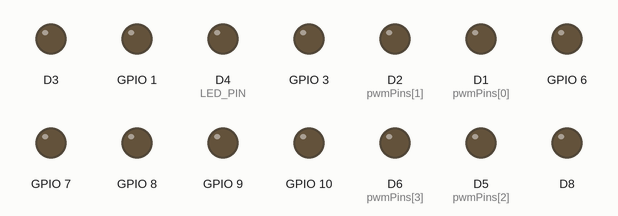
The sketch below on a simulated ESP8266 (NodeMCU). On the bench: output pins drawn as LEDs (lit = HIGH). A WiFi scan finds three made-up networks; EEPROM starts erased; what the sketch prints to the serial monitor is not drawn.

Above: at 0.0 s.
At 4.6 s:
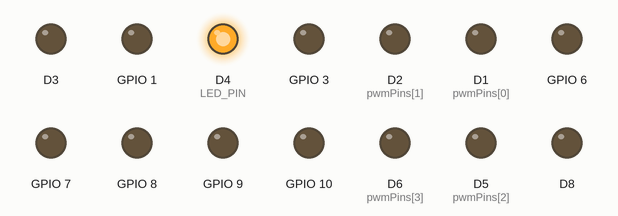
At 5.5 s:
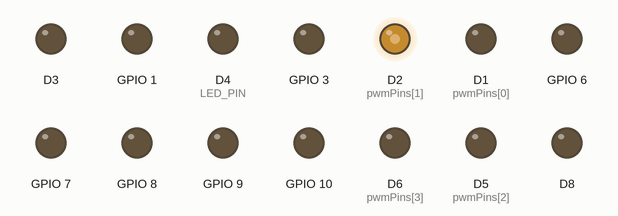
Timing chart, 0 to 7.2 s (numbered marks = the images above):
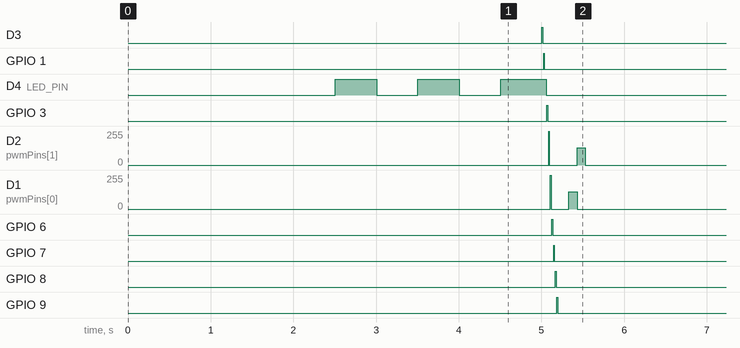

The sketch:

ESP8266.ino
````cpp
/*
  =========================================================
  ESP8266 Full Self-Diagnostic Test
  =========================================================

  Description:
  This program performs a **comprehensive self-diagnostic test**
  on an **ESP8266** to verify the functionality of key components, including:

  ✅ Serial Communication
  ✅ Built-in LED (GPIO2)
  ✅ Digital I/O Pins (GPIO0 - GPIO15)
  ✅ Analog Input (A0)
  ✅ PWM Outputs (D1, D2, D5, D6)
  ✅ EEPROM Read/Write (Flash emulated)
  ✅ SPI Communication (Requires external SPI device)
  ✅ I2C Communication (Requires external I2C device)
  ✅ WiFi Connectivity (Basic connection test)
  ✅ Voltage Level Check (Requires connection to A0)

  =========================================================
  📌 FIRST-TIME SETUP: Using ESP8266 with Arduino IDE
  =========================================================
  1️⃣ **Install ESP8266 Board Support in Arduino IDE**
     - Open **Arduino IDE**.
     - Go to **File** → **Preferences**.
     - In the **"Additional Board Manager URLs"**, add:
       ```
       http://arduino.esp8266.com/stable/package_esp8266com_index.json
       ```
     - Click **OK**, then go to **Tools** → **Board** → **Boards Manager**.
     - Search for **"ESP8266"** and install **ESP8266 by ESP8266 Community**.

  2️⃣ **Select the Correct Board in Arduino IDE**
     - Go to **Tools** → **Board** → **ESP8266 Boards**.
     - Select your board (e.g., **NodeMCU 1.0 (ESP-12E)**, **Generic ESP8266 Module**).
     - **Flash Size:** 4MB (or based on your module).
     - **CPU Frequency:** 80MHz.
     - **Upload Speed:** 115200 baud.
     - **Port:** Select the correct **COM port**.

  3️⃣ **Install Required Libraries**
     - Go to **Sketch** → **Include Library** → **Manage Libraries**.
     - Install:
       - **EEPROM**
       - **Wire** (for I2C)
       - **SPI** (for SPI)
       - **ESP8266WiFi** (for WiFi testing)

  4️⃣ **Upload the Code**
     - Connect the ESP8266 via **Micro USB**.
     - Click **Upload** in Arduino IDE.
     - Open the **Serial Monitor (Ctrl + Shift + M)** at **115200 baud**.
     - View test results.

  =========================================================
  📌 WIRING REQUIREMENTS FOR SELF-TEST
  =========================================================
  - **Digital I/O Test:** Ensure **GPIO0-GPIO15** are not externally connected.
  - **Analog Test:** Analog pin **A0** should have varying voltage input.
  - **PWM Test:** Verify PWM output using an **oscilloscope or LED brightness change**.
  - **EEPROM Test:** No external wiring needed (flash-based EEPROM emulation).
  - **WiFi Test:** Requires a working **WiFi router** for connection testing.
  - **SPI/I2C Tests:** External **SPI/I2C devices** are required for full testing.

  =========================================================
  📌 ENABLE OR DISABLE TESTS
  =========================================================
  Modify **true/false** below to enable or disable specific tests.
*/

// ======= Enable or Disable Tests =======
#define ENABLE_SERIAL_TEST    true
#define ENABLE_LED_TEST       true
#define ENABLE_DIGITAL_IO     true
#define ENABLE_ANALOG_TEST    true
#define ENABLE_PWM_TEST       true
#define ENABLE_EEPROM_TEST    true
#define ENABLE_SPI_TEST       false  // Requires external SPI device
#define ENABLE_I2C_TEST       false  // Requires external I2C device
#define ENABLE_WIFI_TEST      true   // Requires WiFi network
#define ENABLE_VOLTAGE_TEST   false  // Requires voltage measurement on A0

#include <EEPROM.h>
#include <Wire.h>
#include <SPI.h>
#include <ESP8266WiFi.h>

#define TEST_DELAY 500
#define ANALOG_THRESHOLD 50
#define LED_PIN 2 // Built-in LED on ESP8266

void setup() {
    Serial.begin(115200);
    while (!Serial);
    delay(2000);
    Serial.println("\n=== ESP8266 Full Self-Diagnostic Test ===");

    // 1. Serial Communication Test
    if (ENABLE_SERIAL_TEST) {
        Serial.println("Checking Serial Communication...");
        Serial.println("✔ Serial Communication: PASS");
    }

    // 2. Built-in LED Test
    if (ENABLE_LED_TEST) {
        Serial.println("Checking Built-in LED...");
        pinMode(LED_PIN, OUTPUT);
        for (int i = 0; i < 3; i++) {
            digitalWrite(LED_PIN, LOW); // ESP8266 LED is active LOW
            delay(TEST_DELAY);
            digitalWrite(LED_PIN, HIGH);
            delay(TEST_DELAY);
        }
        Serial.println("✔ Built-in LED: PASS");
    }

    // 3. Digital I/O Test
    if (ENABLE_DIGITAL_IO) {
        Serial.println("Checking Digital I/O...");
        bool digitalIOOK = true;
        for (int pin = 0; pin <= 15; pin++) {
            pinMode(pin, OUTPUT);
            digitalWrite(pin, HIGH);
            delay(10);
            if (digitalRead(pin) != HIGH) digitalIOOK = false;

            digitalWrite(pin, LOW);
            delay(10);
            if (digitalRead(pin) != LOW) digitalIOOK = false;
        }
        Serial.println(digitalIOOK ? "✔ Digital I/O: PASS" : "✖ Digital I/O: FAIL");
    }

    // 4. Analog Input Test
    if (ENABLE_ANALOG_TEST) {
        Serial.println("Checking Analog Input (A0)...");
        int value = analogRead(A0);
        Serial.print("Analog Pin A0: ");
        Serial.println(value);
        Serial.println((value > ANALOG_THRESHOLD) ? "✔ Analog Input: PASS" : "✖ Analog Input: FAIL");
    }

    // 5. PWM Test
    if (ENABLE_PWM_TEST) {
        Serial.println("Checking PWM Outputs...");
        int pwmPins[] = {D1, D2, D5, D6};
        for (int i = 0; i < 4; i++) {
            pinMode(pwmPins[i], OUTPUT);
            analogWrite(pwmPins[i], 128);
            delay(100);
            digitalWrite(pwmPins[i], LOW);
        }
        Serial.println("✔ PWM Outputs: PASS (Manual verification required)");
    }

    // 6. EEPROM Test
    if (ENABLE_EEPROM_TEST) {
        Serial.println("Checking EEPROM...");
        EEPROM.begin(512);
        int oldValue = EEPROM.read(0);
        EEPROM.write(0, 42);
        EEPROM.commit();
        delay(10);
        int eepromValue = EEPROM.read(0);
        EEPROM.write(0, oldValue);
        EEPROM.commit();
        Serial.println((eepromValue == 42) ? "✔ EEPROM: PASS" : "✖ EEPROM: FAIL");
    }

    // 7. I2C Communication Test
    if (ENABLE_I2C_TEST) {
        Serial.println("Checking I2C Communication...");
        Wire.begin();
        Wire.beginTransmission(0x00); // Test with a non-existent address
        Serial.println((Wire.endTransmission() == 0) ? "✔ I2C Communication: PASS" : "✖ I2C Communication: FAIL");
    }

    // 8. SPI Communication Test
    if (ENABLE_SPI_TEST) {
        Serial.println("Checking SPI Communication...");
        pinMode(SS, OUTPUT);
        digitalWrite(SS, LOW);
        SPI.begin();
        byte testValue = 0x55;
        byte response = SPI.transfer(testValue);
        digitalWrite(SS, HIGH);
        Serial.println((response == 0x55 || response == 0x00) ? "✔ SPI Communication: PASS" : "✖ SPI Communication: FAIL");
    }

    // 9. WiFi Connectivity Test
    if (ENABLE_WIFI_TEST) {
        Serial.println("Checking WiFi Connectivity...");
        WiFi.mode(WIFI_STA);
        WiFi.disconnect();
        delay(1000);
        Serial.println(WiFi.scanNetworks() > 0 ? "✔ WiFi Module: PASS" : "✖ WiFi Module: FAIL");
    }

    // 10. Voltage Test
    if (ENABLE_VOLTAGE_TEST) {
        Serial.println("Checking Voltage Levels...");
        pinMode(A0, INPUT);
        float voltage = analogRead(A0) * (3.3 / 1023.0);
        Serial.print("Measured Voltage: ");
        Serial.println(voltage);
        Serial.println((voltage >= 3.1 && voltage <= 3.5) ? "✔ 3.3V Power Supply: PASS" : "✖ 3.3V Power Supply: FAIL");
    }

    Serial.println("\n✅ ESP8266 Self-Test Complete!");
}

void loop() {
    // No need to loop, test runs once
}
````
